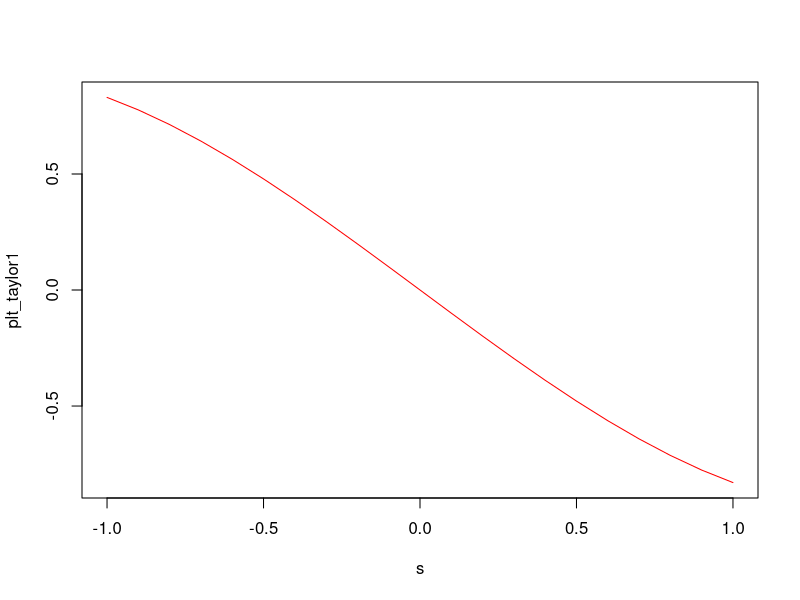
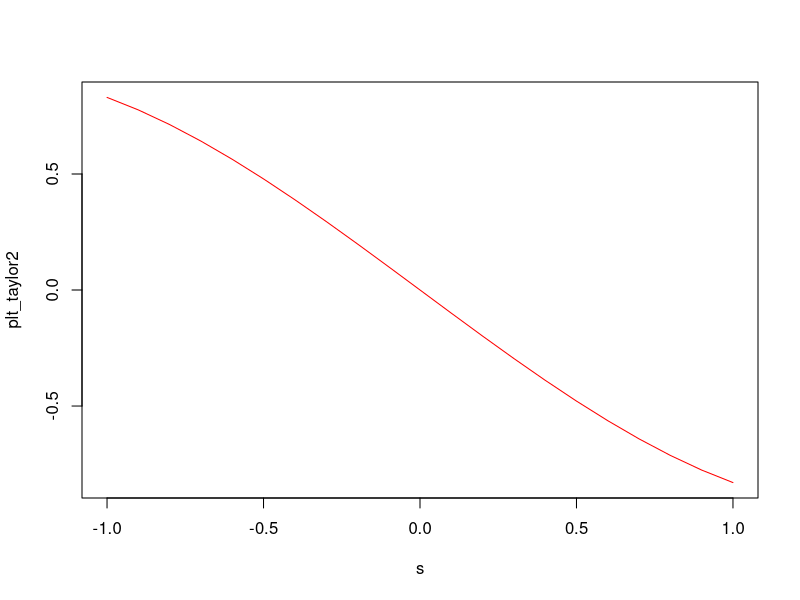

Source code (R) for these figures, in order:
## ---- chunk 1
knitr::opts_chunk$set(echo = TRUE)
## ---- chunk 2
library(pracma)

f1 <- function(x)  sin(-x)

p1 <- round(taylor(f1, 0, 4),2)
p1

s<- seq(-1.0, 1.0,0.1)
f1_s <- f1(s)

plt_taylor1 <- polyval(p1, s)
plot(s, plt_taylor1,type="l",col="red")

f2 <- function(x)  -sin(x)

p2 <- round(taylor(f1, 0, 4),2)
p2

s<- seq(-1.0, 1.0,0.1)
f2_s <- f2(s)

plt_taylor2 <- polyval(p2, s)
plot(s, plt_taylor2,type="l",col="red")

match=0
err=0
for (i in 1:4)
{
  if(p1[i]==p2[i])
  {
    match=match+1
  }
  else
  {
    err=i
    break
  }
}

if(err==1)
{
  print("Functions do not match")
} else 
{
  print("Functions do  match")
}

